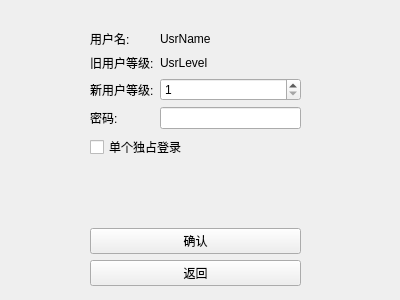
<?xml version="1.0" encoding="UTF-8"?>
<ui version="4.0">
 <class>UsrManagerUI_modifylevel</class>
 <widget class="QWidget" name="UsrManagerUI_modifylevel">
  <property name="windowModality">
   <enum>Qt::ApplicationModal</enum>
  </property>
  <property name="geometry">
   <rect>
    <x>0</x>
    <y>0</y>
    <width>400</width>
    <height>300</height>
   </rect>
  </property>
  <property name="windowTitle">
   <string>Form</string>
  </property>
  <widget class="QWidget" name="formLayoutWidget">
   <property name="geometry">
    <rect>
     <x>80</x>
     <y>20</y>
     <width>231</width>
     <height>276</height>
    </rect>
   </property>
   <layout class="QFormLayout" name="formLayout">
    <property name="leftMargin">
     <number>10</number>
    </property>
    <property name="topMargin">
     <number>10</number>
    </property>
    <property name="rightMargin">
     <number>10</number>
    </property>
    <property name="bottomMargin">
     <number>10</number>
    </property>
    <item row="1" column="0">
     <widget class="QLabel" name="label_4">
      <property name="text">
       <string>旧用户等级:</string>
      </property>
     </widget>
    </item>
    <item row="3" column="0">
     <widget class="QLabel" name="label_3">
      <property name="text">
       <string>密码:</string>
      </property>
     </widget>
    </item>
    <item row="5" column="0">
     <spacer name="verticalSpacer">
      <property name="orientation">
       <enum>Qt::Vertical</enum>
      </property>
      <property name="sizeHint" stdset="0">
       <size>
        <width>20</width>
        <height>40</height>
       </size>
      </property>
     </spacer>
    </item>
    <item row="8" column="0" colspan="2">
     <widget class="QPushButton" name="pbBack">
      <property name="text">
       <string>返回</string>
      </property>
     </widget>
    </item>
    <item row="0" column="0">
     <widget class="QLabel" name="label">
      <property name="text">
       <string>用户名:</string>
      </property>
     </widget>
    </item>
    <item row="0" column="1">
     <widget class="QLabel" name="lbUsrName">
      <property name="text">
       <string>UsrName</string>
      </property>
     </widget>
    </item>
    <item row="3" column="1">
     <widget class="QLineEdit" name="lePWD"/>
    </item>
    <item row="7" column="0" colspan="2">
     <widget class="QPushButton" name="pbModifyLevel">
      <property name="text">
       <string>确认</string>
      </property>
     </widget>
    </item>
    <item row="5" column="1">
     <spacer name="horizontalSpacer">
      <property name="orientation">
       <enum>Qt::Horizontal</enum>
      </property>
      <property name="sizeHint" stdset="0">
       <size>
        <width>40</width>
        <height>20</height>
       </size>
      </property>
     </spacer>
    </item>
    <item row="2" column="0">
     <widget class="QLabel" name="label_5">
      <property name="text">
       <string>新用户等级:</string>
      </property>
     </widget>
    </item>
    <item row="1" column="1">
     <widget class="QLabel" name="lbUsrOldLevel">
      <property name="text">
       <string>UsrLevel</string>
      </property>
     </widget>
    </item>
    <item row="2" column="1">
     <widget class="QSpinBox" name="sbUsrNewLevel">
      <property name="minimum">
       <number>1</number>
      </property>
      <property name="maximum">
       <number>199</number>
      </property>
     </widget>
    </item>
    <item row="4" column="0" colspan="2">
     <widget class="QCheckBox" name="cbExclusive">
      <property name="text">
       <string>单个独占登录</string>
      </property>
     </widget>
    </item>
   </layout>
  </widget>
 </widget>
 <tabstops>
  <tabstop>sbUsrNewLevel</tabstop>
  <tabstop>lePWD</tabstop>
  <tabstop>pbModifyLevel</tabstop>
  <tabstop>pbBack</tabstop>
 </tabstops>
 <resources/>
 <connections/>
</ui>
